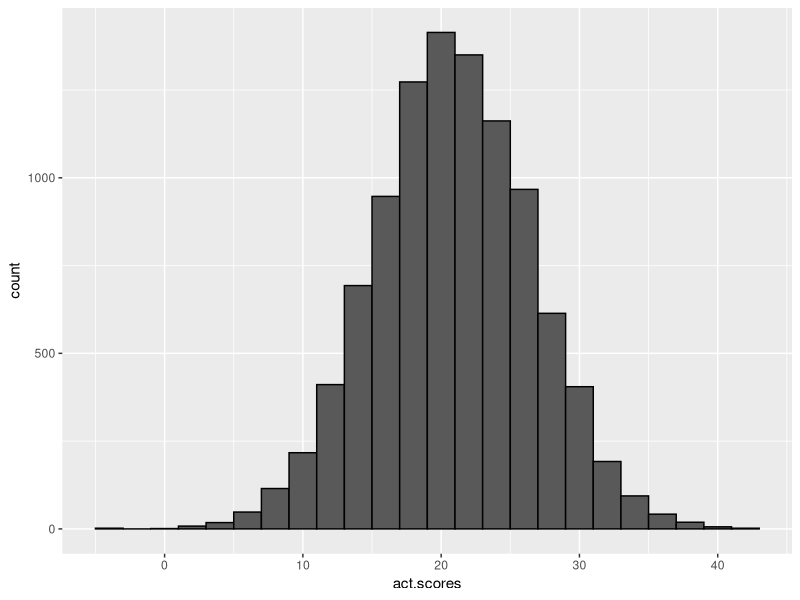
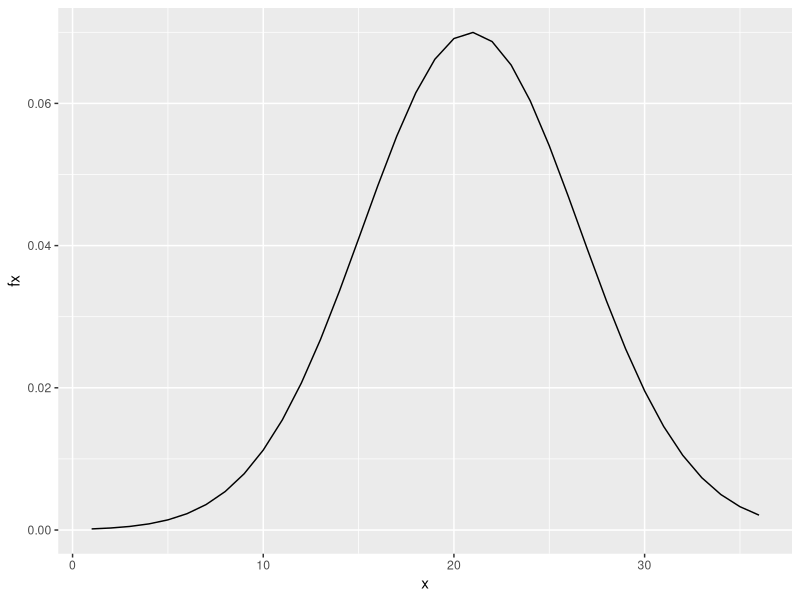

R code for these plots, in order:
#!/usr/bin/env Rscript
suppressPackageStartupMessages(library(tidyverse))
library(dslabs)

set.seed(16, 
         sample.kind = "Rounding")
act.mean <- 20.9
act.sd <- 5.7
n <- 10000
act.scores <- rnorm(n,act.mean,act.sd)

print("mean of act.scores: ")
mean(act.scores)

print("sd of act.scores: ")
sd(act.scores)

# plot distribution of simulated ACT scores
data.frame(act.scores = act.scores) %>%
    ggplot(aes(act.scores)) +
    geom_histogram(color="black", binwidth = 2)

print("How many perfect scores (= 36)?")
sum(act.scores >= 36)

print("In act_scores, what is the probability of an ACT score greater than 30?")
sum(act.scores > 30)/n

print("In act_scores, what is the probability of an ACT score less than or equal to 10?")
sum(act.scores <= 10)/n

x <- seq(1:36)
fx <- dnorm(x,20.9,5.7)
data.frame(x, fx) %>%
    ggplot(aes(x,fx)) +
    geom_line()
